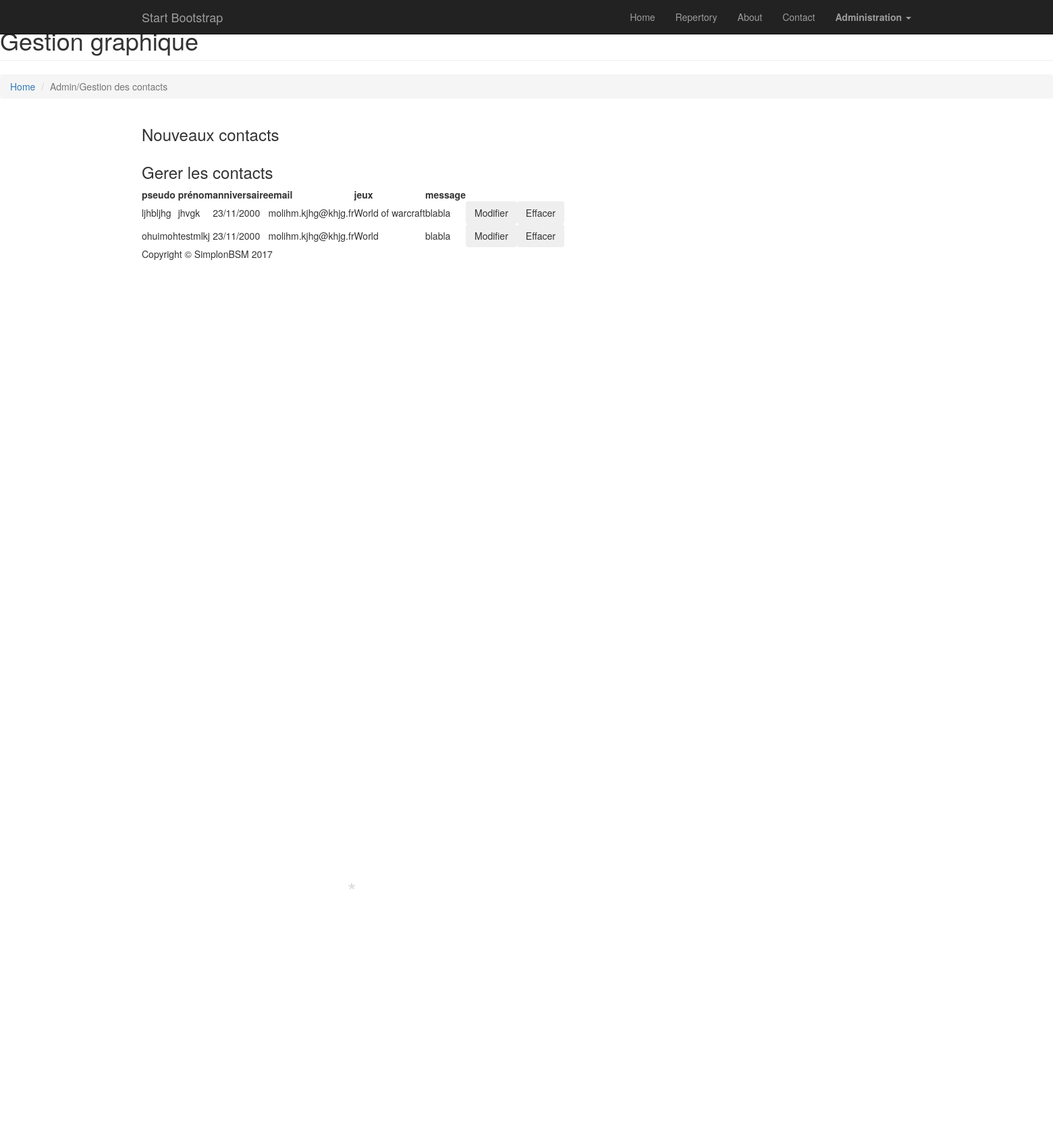
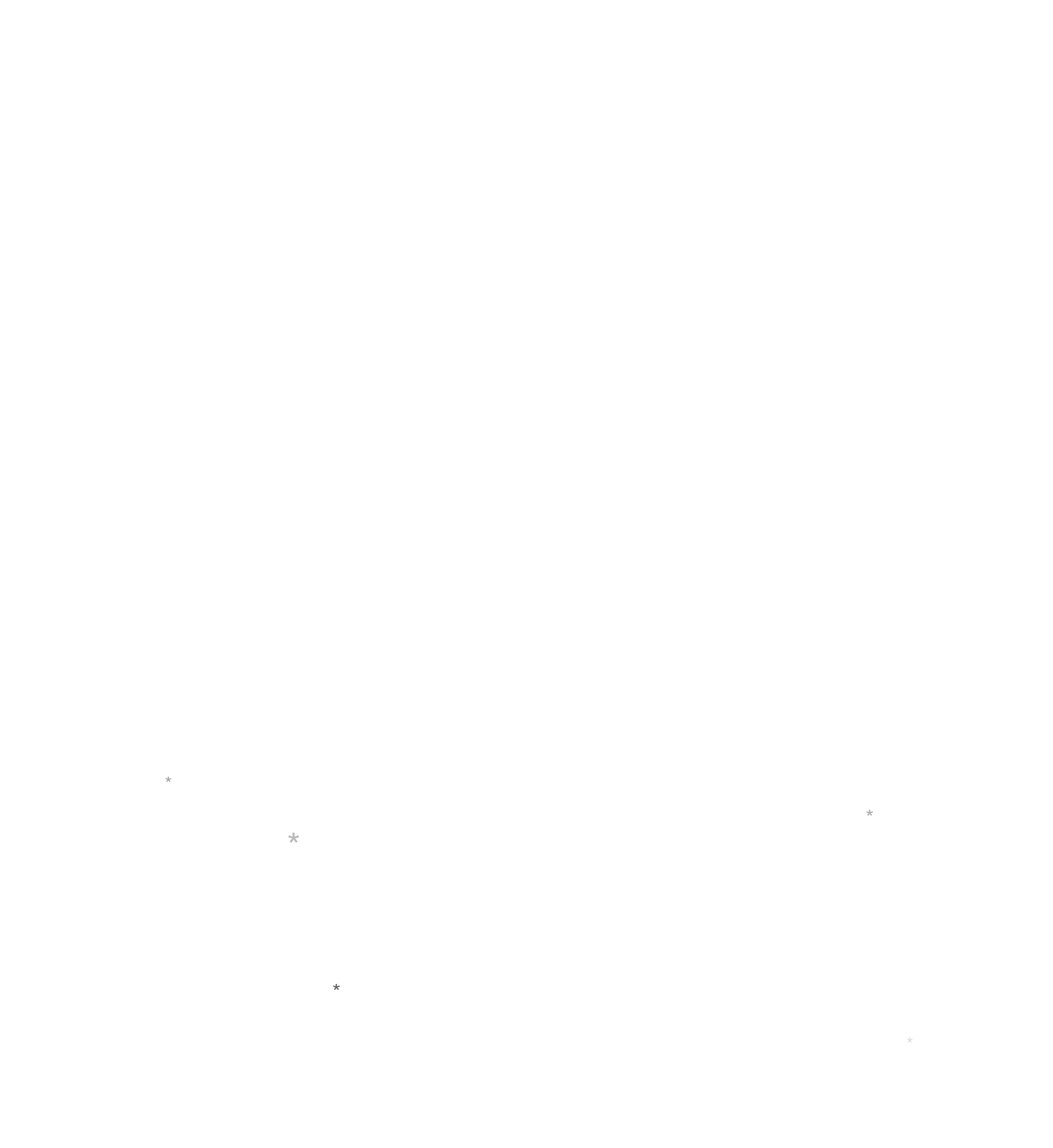
The page /page/contactGestion.php (upper part) on the database its author committed (2 pictures, top to bottom).
### tables this page shows
CREATE TABLE `contact` (
  `id` int(11) NOT NULL,
  `pseudo` varchar(30) NOT NULL,
  `first_name` varchar(30) DEFAULT NULL,
  `birthday` varchar(12) NOT NULL,
  `email` varchar(50) NOT NULL,
  `game` varchar(500) NOT NULL,
  `profil_image` varchar(100) DEFAULT NULL,
  `message` varchar(500) NOT NULL DEFAULT 'Pas de message',
  `newcontact` tinyint(1) NOT NULL DEFAULT '1',
  `date` timestamp NOT NULL DEFAULT CURRENT_TIMESTAMP ON UPDATE CURRENT_TIMESTAMP
);

### page/contactGestion.php (the view, shortened to what this page needs)
<!DOCTYPE html>
<html lang='fr'>
	<head>
		<?php include 'header.php'; ?>
	</head>
	<body>
		<?php include 'navbar.php'; ?>
		<div class='row'>
			<div class='col-lg-12'>
				<h1 class='page-header'>Gestion graphique</h1>
				<ol class='breadcrumb'>
					<li>
						<a href='../index.php'>Home</a>
					</li>
					<li class='active'>Admin/Gestion des contacts</li>
				</ol>
			</div>
		</div>
		<div class='container' id='cont'>
      <div class='row'>
      <div class='col-xs-12 col-sm-12 col-md-12 col-lg-12'>
      <h3>Nouveaux contacts</h3>
<?php
include_once 'connexion.php';
 ?>
</div>
<div class='col-xs-12 col-sm-12 col-md-12 col-lg-12'>
<h3>Gerer les contacts</h3>
<table id="contactTable">
<tr>
  <th>pseudo</th>
  <th>prénom</th>
  <th>anniversaire</th>
  <th>email</th>
  <th>jeux</th>
  <th>message</th>
</tr>
<?php
$req = mysqli_query($cnx, "SELECT * FROM contact WHERE newcontact='0'");
while ($data = mysqli_fetch_assoc($req)) {
    if (isset($_POST['modif']) && ($_POST['modif'] == $data['id'])) {
        echo "<tr><form method='post' action = 'modif.php'>";
        echo '<td><input type="text" name="pseudo" value='.$data['pseudo'].'></td>';
        echo '<td><input type="text" name="first_name" value='.$data['first_name'].'></td>';
        echo '<td><input type="text" name="birthday" value='.$data['birthday'].'></td>';
        echo '<td><input type="email" name="email" value='.$data['email'].'></td>';
        echo '<td><input type="text" name="game" value='.$data['game'].'></td>';
        echo '<td><input type="text" name="message" value='.$data['message'].'></td>';
        echo '<td>';
        echo "<button class='btn' type='submit' value='".$data['id']."' name='modif'>Modifier</button>";
        echo '</td>';
        echo '</form></tr>';
    } else {
        echo "<tr>";
        echo '<td>'.$data['pseudo'].'</td>';
        echo '<td>'.$data['first_name'].'</td>';
        echo '<td>'.$data['birthday'].'</td>';
        echo '<td>'.$data['email'].'</td>';
        echo '<td>'.$data['game'].'</td>';
        echo '<td>'.$data['message'].'</td>';
        echo "<td class='btnTd'><form action='#' method='post'>";
        echo "<button class='btn' type='submit' value='".$data['id']."' name='modif'>Modifier</button>";
        echo "<button class='btn' type='submit' value='".$data['id']."' name='erase'>Effacer</button>";
        echo '</td>';
        echo '</form></tr>';
    }
}
?>
</table>
</div>
</div>
      <?php
      include 'footer.php';
      ?>
    </body>
  </html>

### rows shown on the page
contact: pseudo "ljhbljhg", first_name "jhvgk", birthday "23/11/2000", email "molihm.kjhg@khjg.fr", game "World of warcraft", message "blabla", $data['id'] 1 (drawn)
contact: pseudo "ohuimoh", first_name "testmlkj", birthday "23/11/2000", email "molihm.kjhg@khjg.fr", game "World", message "blabla", $data['id'] 3 (drawn)
